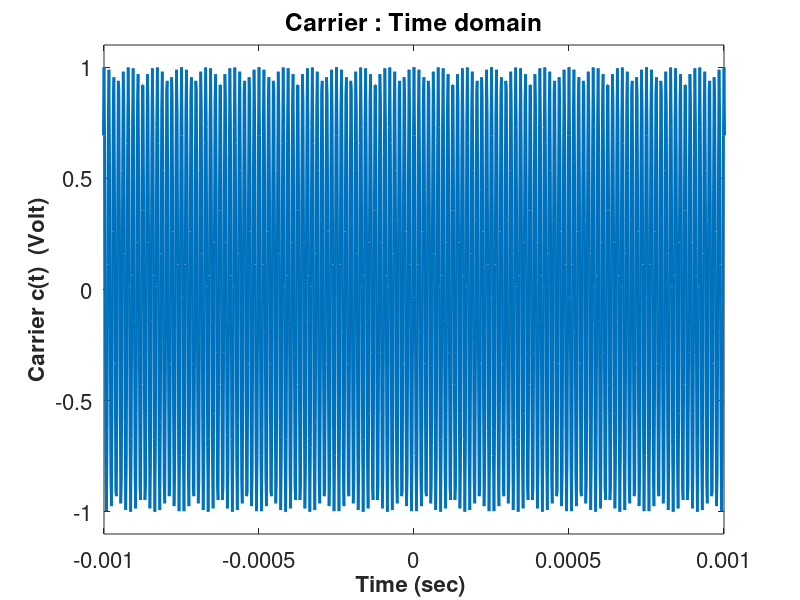
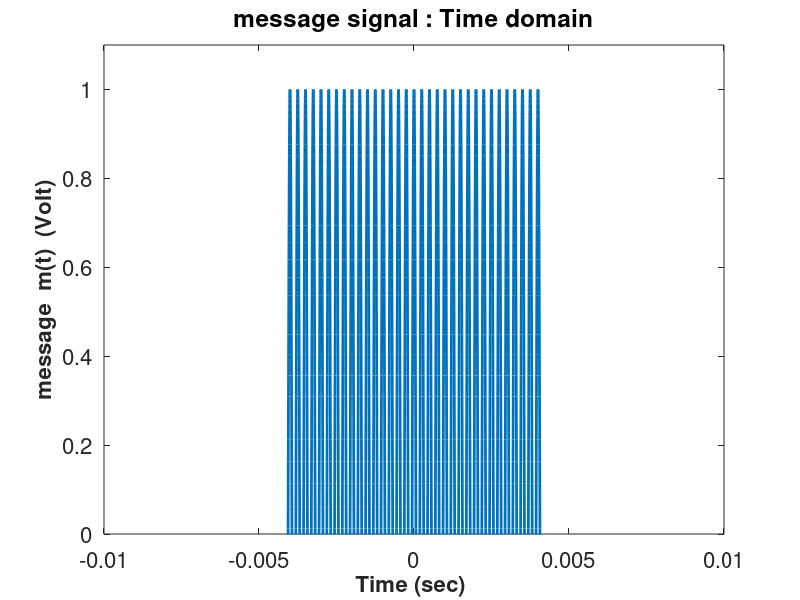
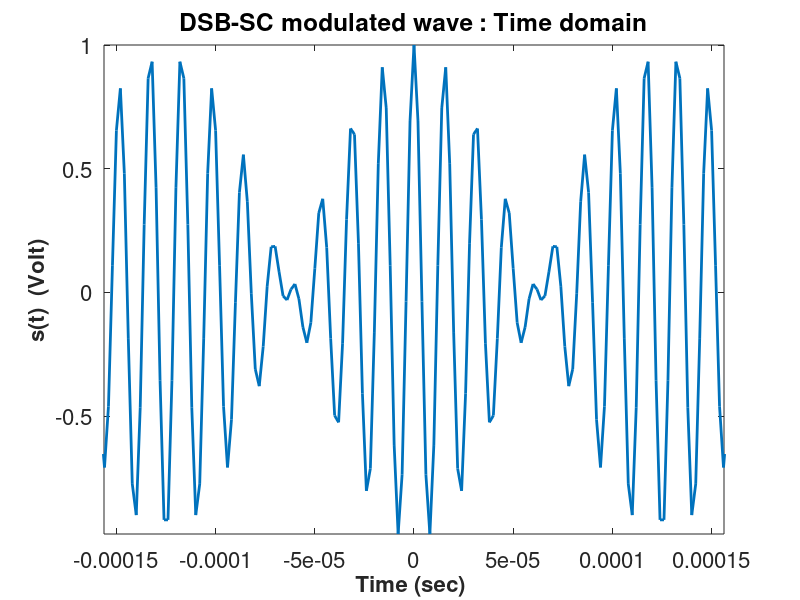
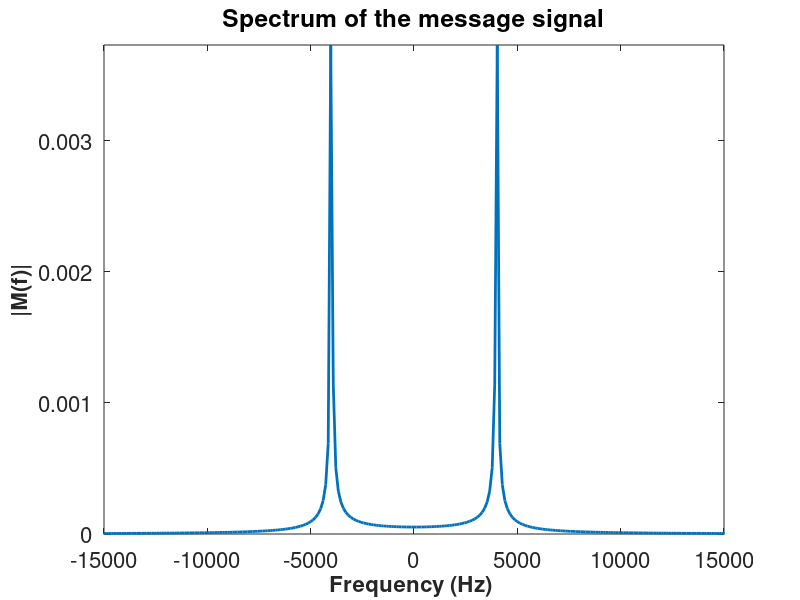

Source code (MATLAB) for these figures, in order:
clear
hold off
format long e
N = 4096; %No. of FFT samples
sampling_rate = 500.0e3; %unit Hz
tstep = 1/sampling_rate;
tmax = N*tstep/2;

tmin = -tmax;
tt = tmin:tstep:tmax-tstep;
fmax = sampling_rate/2; 
fmin = -fmax;
fstep = (fmax-fmin)/N;
freq = fmin:fstep:fmax-fstep;

% Signal Parameter
% Carrier
% i <3 ty
fc=64e3;
Ac = 1;
ct=Ac*cos(2*pi*fc*tt);

% Message
Am = 1;
fm = 4e3; 
mt = Am*cos(2*pi*fm*tt);

% modulated signal
st = mt.*ct;

%%
figure(1)
Hp1 = plot(tt,ct);
set(Hp1,'LineWidth',2)
Ha = gca;
set(Ha,'Fontsize',16)
Hx=xlabel('Time (sec) ');
set(Hx,'FontWeight','bold','Fontsize',16)
Hx=ylabel('Carrier c(t)  (Volt)');
set(Hx,'FontWeight','bold','Fontsize',16)
title('Carrier : Time domain');
axis([-1e-3 1e-3 -1.1 1.1])
pause(1)
%%
figure(2)
Hp1 = plot(tt,mt);
set(Hp1,'LineWidth',2)
Ha = gca;
set(Ha,'Fontsize',16)
Hx=xlabel('Time (sec) ');
set(Hx,'FontWeight','bold','Fontsize',16)
Hx=ylabel('message  m(t)  (Volt)');
set(Hx,'FontWeight','bold','Fontsize',16)
title('message signal : Time domain');
axis([-0.01 0.01 0 1.1])
pause(1)
%%
% DSB-SC in time domain
figure(3)

Hp1 = plot(tt,st);
set(Hp1,'LineWidth',2)
Ha = gca;
set(Ha,'Fontsize',16)
Hx=xlabel('Time (sec) ');
set(Hx,'FontWeight','bold','Fontsize',16)
Hx=ylabel('s(t)  (Volt)');
set(Hx,'FontWeight','bold','Fontsize',16)
title('DSB-SC modulated wave : Time domain');
axis([-10/fc 10/fc min(st) max(st)])
pause(1)
Mf = fftshift(fft(fftshift(mt)))/(2*fmax);

%%
figure(4)
%The amplitude of the spectrum is different from the Fourier transform
%amplitude due to discretization of discrete Fourier transform
Hp1=plot(freq,abs(Mf));
set(Hp1,'LineWidth',2)
Ha = gca;
set(Ha,'Fontsize',16)
Hx=xlabel('Frequency (Hz) ');
set(Hx,'FontWeight','bold','Fontsize',16)
Hx=ylabel('|M(f)|');
set(Hx,'FontWeight','bold','Fontsize',16)
title('Spectrum of the message signal');
axis ([-15e3 15e3 0 max(abs(Mf))])
pause(1)

%%
% DSB-SC in frequnecy domaun
Sf = fftshift(fft(fftshift(st)))/(2*fmax);
figure(5)
Hp1=plot(freq,abs(Sf));
set(Hp1,'LineWidth',2)
Ha = gca;
set(Ha,'Fontsize',16)
Hx=xlabel('Frequency (Hz) ');
set(Hx,'FontWeight','bold','Fontsize',16)
Hx=ylabel('|S(f)|');
set(Hx,'FontWeight','bold','Fontsize',16)
title('Spectrum of the DSB-SC wave S(f)');
axis ([-30e3 30e3 0 max(abs(Sf))])
pause(1)

%DSB-SC demodulation

%Local oscillator at the receiver perfectly synchronized
thet=0;
lo = cos(2*pi*fc*tt + thet); 
st1 = st .* lo;
figure(6)
Hp1=plot(tt,st1);
set(Hp1,'LineWidth',2)
Ha = gca;
set(Ha,'Fontsize',16)
Hx=xlabel('Time (sec) ');
set(Hx,'FontWeight','bold','Fontsize',16)
Hx=ylabel('  s hat(t)  (Volt)');
set(Hx,'FontWeight','bold','Fontsize',16)
title('signal after remodulation at Rx, s hat(t) : Time domain');
axis([-10/fc 10/fc min(st1) max(st1)])
pause(1)
Sf1 = fftshift(fft(fftshift(st1)))/(2*fmax);
figure(7)
Hp1=plot(freq,abs(Sf1));
set(Hp1,'LineWidth',2)
Ha = gca;
set(Ha,'Fontsize',16)
Hx=xlabel('Frequency (Hz) ');
set(Hx,'FontWeight','bold','Fontsize',16)
Hx=ylabel('|S hat(f)|');
set(Hx,'FontWeight','bold','Fontsize',16)
title('Spectrum S hat(f)');
axis ([-50e3 50e3 0 max(abs(Sf1))])
pause(1)
%Low pass filtering
f_cutoff = 30e3;
%ideal low pass filter
n=1;
for f = freq
    if abs(f) < f_cutoff
        Hf(n) = 1;
    else
        Hf(n) = 0;
    end
n=n+1;
end
Mf1 = Sf1 .* Hf;
mt1 = 2*fmax*fftshift(ifft(fftshift(Mf1)));
figure(8)
Hp1=plot(tt,mt1,'r',tt,mt*0.5,'g.');
set(Hp1,'LineWidth',2)
Ha = gca;
set(Ha,'Fontsize',16)
Hx=xlabel('Time (sec) ');
set(Hx,'FontWeight','bold','Fontsize',16)
Hx=ylabel('m hat(t)(Volt)');
set(Hx,'FontWeight','bold','Fontsize',16)
title('Output of low pass filter,  m hat(t)  : Time domain');
axis([-0.01 0.01 min(mt*0.5) max(mt*0.5)])
legend('LPF output', 'message sig');

